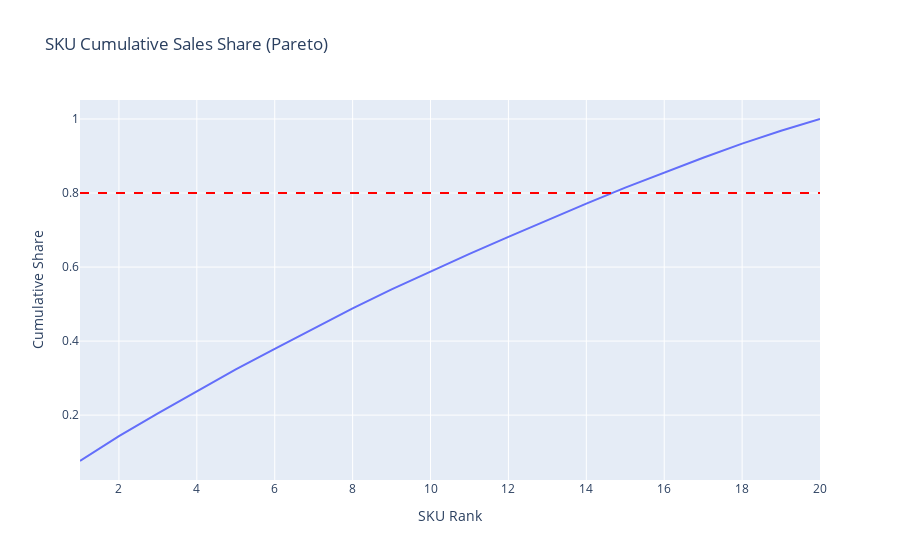

The code cell stored with this chart in its notebook:
### Code cell
# Demand concentration (SKU Pareto) 
sku_total = df.groupby('sku_id')[TARGET_COL].sum().sort_values(ascending=False)
sku_share = sku_total / sku_total.sum()
sku_cum = sku_share.cumsum()
pareto_df = pd.DataFrame({'sku_rank': range(1, len(sku_cum)+1), 'cum_share': sku_cum.values})

fig = px.line(pareto_df, x='sku_rank', y='cum_share', title='SKU Cumulative Sales Share (Pareto)')
fig.add_hline(y=0.8, line_dash='dash', line_color='red')
fig.update_layout(xaxis_title='SKU Rank', yaxis_title='Cumulative Share')
fig.show()

pareto_80 = int((sku_cum <= 0.8).sum())
pareto_80, len(sku_total)

### Figure 1 — Plotly figure (JSON) as saved in the notebook; plotly's stock layout.template omitted (floating-point values rounded to 4 significant figures)
{"data": [{"hovertemplate": "sku_rank=%{x}<br>cum_share=%{y}<extra></extra>", "legendgroup": "", "line": {"color": "#636efa", "dash": "solid"}, "marker": {"symbol": "circle"}, "mode": "lines", "name": "", "orientation": "v", "showlegend": false, "type": "scatter", "x": [1, 2, 3, 4, 5, 6, 7, 8, 9, 10, 11, 12, 13, 14, 15, 16, 17, 18, 19, 20], "xaxis": "x", "y": [0.07606, 0.1433, 0.2048, 0.2652, 0.3236, 0.3792, 0.4344, 0.4884, 0.5399, 0.5883, 0.6356, 0.6816, 0.7269, 0.7712, 0.8146, 0.8558, 0.8953, 0.9334, 0.9683, 1.0], "yaxis": "y"}], "layout": {"legend": {"tracegroupgap": 0}, "shapes": [{"line": {"color": "red", "dash": "dash"}, "type": "line", "x0": 0, "x1": 1, "xref": "x domain", "y0": 0.8, "y1": 0.8, "yref": "y"}], "title": {"text": "SKU Cumulative Sales Share (Pareto)"}, "xaxis": {"anchor": "y", "domain": [0, 1], "title": {"text": "SKU Rank"}}, "yaxis": {"anchor": "x", "domain": [0, 1], "title": {"text": "Cumulative Share"}}}}
